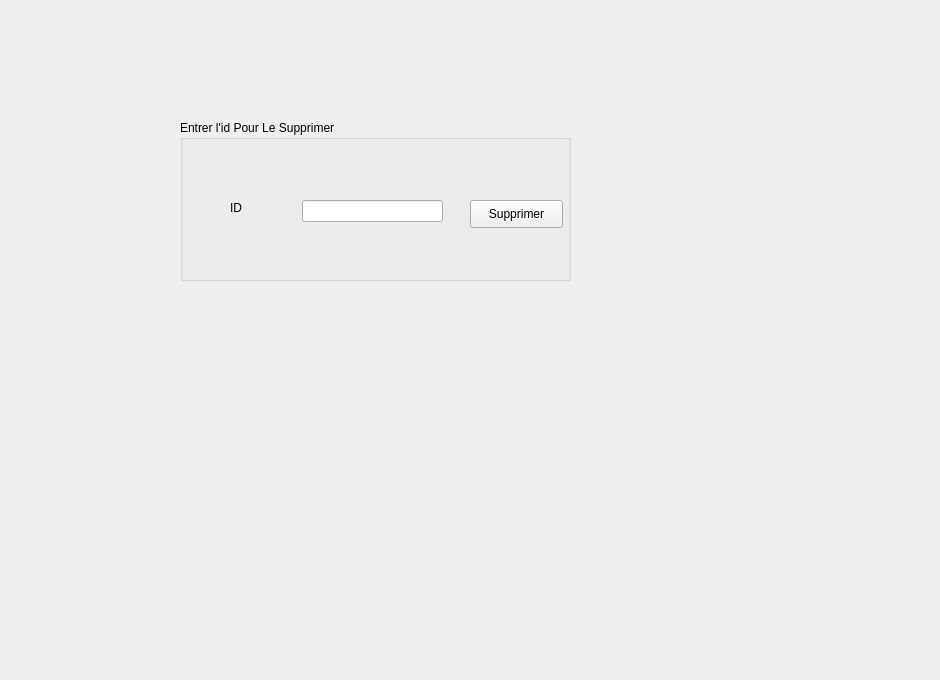
      <widget class="QWidget" name="tab_10">
       <attribute name="title">
        <string>Supprimer</string>
       </attribute>
       <widget class="QLabel" name="label_34">
        <property name="geometry">
         <rect>
          <x>-180</x>
          <y>-40</y>
          <width>931</width>
          <height>671</height>
         </rect>
        </property>
        <property name="styleSheet">
         <string notr="true">background-image:url(:/gris.jpg)</string>
        </property>
        <property name="text">
         <string/>
        </property>
       </widget>
       <widget class="QGroupBox" name="groupBox_10">
        <property name="geometry">
         <rect>
          <x>180</x>
          <y>120</y>
          <width>391</width>
          <height>161</height>
         </rect>
        </property>
        <property name="title">
         <string>Entrer l'id Pour Le Supprimer</string>
        </property>
        <widget class="QLabel" name="label_35">
         <property name="geometry">
          <rect>
           <x>50</x>
           <y>80</y>
           <width>91</width>
           <height>16</height>
          </rect>
         </property>
         <property name="text">
          <string>ID</string>
         </property>
        </widget>
        <widget class="QLineEdit" name="lineEdit_14">
         <property name="geometry">
          <rect>
           <x>122</x>
           <y>80</y>
           <width>141</width>
           <height>22</height>
          </rect>
         </property>
        </widget>
        <widget class="QPushButton" name="pushButton_4">
         <property name="geometry">
          <rect>
           <x>290</x>
           <y>80</y>
           <width>93</width>
           <height>28</height>
          </rect>
         </property>
         <property name="text">
          <string>Supprimer</string>
         </property>
        </widget>
       </widget>
      </widget>
